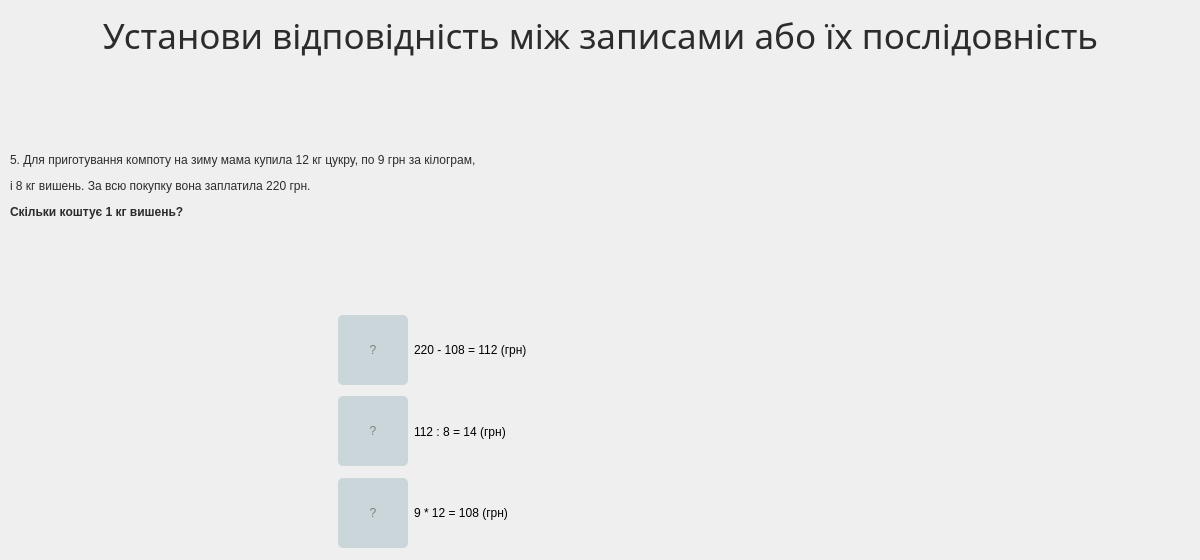
     <widget class="QWidget" name="page_3">
      <widget class="QWidget" name="layoutWidget">
       <property name="geometry">
        <rect>
         <x>10</x>
         <y>10</y>
         <width>1181</width>
         <height>541</height>
        </rect>
       </property>
       <layout class="QVBoxLayout" name="verticalLayout_7">
        <item>
         <widget class="QLabel" name="mainTask_3">
          <property name="minimumSize">
           <size>
            <width>500</width>
            <height>40</height>
           </size>
          </property>
          <property name="maximumSize">
           <size>
            <width>16777215</width>
            <height>50</height>
           </size>
          </property>
          <property name="font">
           <font>
            <family>Futura PT Book Italic</family>
            <pointsize>26</pointsize>
            <weight>50</weight>
            <italic>false</italic>
            <bold>false</bold>
           </font>
          </property>
          <property name="styleSheet">
           <string notr="true">color:rgb(45, 44, 44);
font: 26pt &quot;Futura PT Book Italic&quot;;</string>
          </property>
          <property name="text">
           <string>Установи відповідність між записами або їх послідовність</string>
          </property>
          <property name="alignment">
           <set>Qt::AlignCenter</set>
          </property>
         </widget>
        </item>
        <item>
         <widget class="QLabel" name="task_5">
          <property name="styleSheet">
           <string notr="true">color:rgb(45, 44, 44);
font: 20pt &quot;Yu Gothic UI Semilight&quot;;
</string>
          </property>
          <property name="text">
           <string>&lt;html&gt;&lt;head/&gt;&lt;body&gt;&lt;p&gt;5. Для приготування компоту на зиму мама купила 12 кг цукру, по 9 грн за кілограм, &lt;/p&gt;&lt;p&gt;і 8 кг вишень. За всю покупку вона заплатила 220 грн. &lt;/p&gt;&lt;p&gt;&lt;span style=&quot; font-weight:600;&quot;&gt;     Скільки коштує 1 кг вишень?&lt;/span&gt;&lt;/p&gt;&lt;/body&gt;&lt;/html&gt;</string>
          </property>
          <property name="alignment">
           <set>Qt::AlignLeading|Qt::AlignLeft|Qt::AlignVCenter</set>
          </property>
         </widget>
        </item>
        <item>
         <layout class="QVBoxLayout" name="verticalLayout_6">
          <item>
           <layout class="QHBoxLayout" name="horizontalLayout_9">
            <item>
             <spacer name="horizontalSpacer_4">
              <property name="orientation">
               <enum>Qt::Horizontal</enum>
              </property>
              <property name="sizeType">
               <enum>QSizePolicy::Expanding</enum>
              </property>
              <property name="sizeHint" stdset="0">
               <size>
                <width>40</width>
                <height>20</height>
               </size>
              </property>
             </spacer>
            </item>
            <item>
             <widget class="QLineEdit" name="answ_5_1">
              <property name="minimumSize">
               <size>
                <width>70</width>
                <height>70</height>
               </size>
              </property>
              <property name="maximumSize">
               <size>
                <width>70</width>
                <height>70</height>
               </size>
              </property>
              <property name="styleSheet">
               <string notr="true">font: 35pt &quot;Yu Gothic UI Semilight&quot;;
border-radius: 5px;
background-color: rgb(203, 214, 218);
border-color: rgb(203, 214, 218);
color: rgb(45, 44, 44);</string>
              </property>
              <property name="alignment">
               <set>Qt::AlignCenter</set>
              </property>
              <property name="placeholderText">
               <string>?</string>
              </property>
             </widget>
            </item>
            <item>
             <widget class="QLabel" name="label_5_1">
              <property name="minimumSize">
               <size>
                <width>450</width>
                <height>0</height>
               </size>
              </property>
              <property name="styleSheet">
               <string notr="true">font: 35pt &quot;Yu Gothic UI Semilight&quot;;
border-radius: 5px;</string>
              </property>
              <property name="text">
               <string>220 - 108 = 112 (грн)</string>
              </property>
             </widget>
            </item>
            <item>
             <spacer name="horizontalSpacer_7">
              <property name="orientation">
               <enum>Qt::Horizontal</enum>
              </property>
              <property name="sizeType">
               <enum>QSizePolicy::Expanding</enum>
              </property>
              <property name="sizeHint" stdset="0">
               <size>
                <width>40</width>
                <height>20</height>
               </size>
              </property>
             </spacer>
            </item>
           </layout>
          </item>
          <item>
           <layout class="QHBoxLayout" name="horizontalLayout_8">
            <item>
             <spacer name="horizontalSpacer_5">
              <property name="orientation">
               <enum>Qt::Horizontal</enum>
              </property>
              <property name="sizeType">
               <enum>QSizePolicy::Expanding</enum>
              </property>
              <property name="sizeHint" stdset="0">
               <size>
                <width>40</width>
                <height>20</height>
               </size>
              </property>
             </spacer>
            </item>
            <item>
             <widget class="QLineEdit" name="answ_5_2">
              <property name="minimumSize">
               <size>
                <width>70</width>
                <height>70</height>
               </size>
              </property>
              <property name="maximumSize">
               <size>
                <width>70</width>
                <height>70</height>
               </size>
              </property>
              <property name="styleSheet">
               <string notr="true">color: rgb(45, 44, 44);
font: 35pt &quot;Yu Gothic UI Semilight&quot;;
border-radius: 5px;
background-color: rgb(203, 214, 218);
border-color: rgb(203, 214, 218);</string>
              </property>
              <property name="alignment">
               <set>Qt::AlignCenter</set>
              </property>
              <property name="placeholderText">
               <string>?</string>
              </property>
             </widget>
            </item>
            <item>
             <widget class="QLabel" name="label_5_2">
              <property name="minimumSize">
               <size>
                <width>450</width>
                <height>0</height>
               </size>
              </property>
              <property name="styleSheet">
               <string notr="true">font: 35pt &quot;Yu Gothic UI Semilight&quot;;
border-radius: 5px;</string>
              </property>
              <property name="text">
               <string>112 : 8 = 14 (грн)</string>
              </property>
             </widget>
            </item>
            <item>
             <spacer name="horizontalSpacer_8">
              <property name="orientation">
               <enum>Qt::Horizontal</enum>
              </property>
              <property name="sizeType">
               <enum>QSizePolicy::Expanding</enum>
              </property>
              <property name="sizeHint" stdset="0">
               <size>
                <width>40</width>
                <height>20</height>
               </size>
              </property>
             </spacer>
            </item>
           </layout>
          </item>
          <item>
           <layout class="QHBoxLayout" name="horizontalLayout_7">
            <item>
             <spacer name="horizontalSpacer_6">
              <property name="orientation">
               <enum>Qt::Horizontal</enum>
              </property>
              <property name="sizeType">
               <enum>QSizePolicy::Expanding</enum>
              </property>
              <property name="sizeHint" stdset="0">
               <size>
                <width>40</width>
                <height>20</height>
               </size>
              </property>
             </spacer>
            </item>
            <item>
             <widget class="QLineEdit" name="answ_5_3">
              <property name="minimumSize">
               <size>
                <width>70</width>
                <height>70</height>
               </size>
              </property>
              <property name="maximumSize">
               <size>
                <width>70</width>
                <height>70</height>
               </size>
              </property>
              <property name="styleSheet">
               <string notr="true">color: rgb(45, 44, 44);
font: 35pt &quot;Yu Gothic UI Semilight&quot;;
border-radius: 5px;
background-color: rgb(203, 214, 218);
border-color: rgb(203, 214, 218);</string>
              </property>
              <property name="alignment">
               <set>Qt::AlignCenter</set>
              </property>
              <property name="placeholderText">
               <string>?</string>
              </property>
             </widget>
            </item>
            <item>
             <widget class="QLabel" name="label_5_3">
              <property name="minimumSize">
               <size>
                <width>450</width>
                <height>0</height>
               </size>
              </property>
              <property name="styleSheet">
               <string notr="true">font: 35pt &quot;Yu Gothic UI Semilight&quot;;
border-radius: 5px;</string>
              </property>
              <property name="text">
               <string>9 * 12 = 108 (грн)</string>
              </property>
             </widget>
            </item>
            <item>
             <spacer name="horizontalSpacer_9">
              <property name="orientation">
               <enum>Qt::Horizontal</enum>
              </property>
              <property name="sizeType">
               <enum>QSizePolicy::Expanding</enum>
              </property>
              <property name="sizeHint" stdset="0">
               <size>
                <width>40</width>
                <height>20</height>
               </size>
              </property>
             </spacer>
            </item>
           </layout>
          </item>
         </layout>
        </item>
       </layout>
      </widget>
     </widget>
